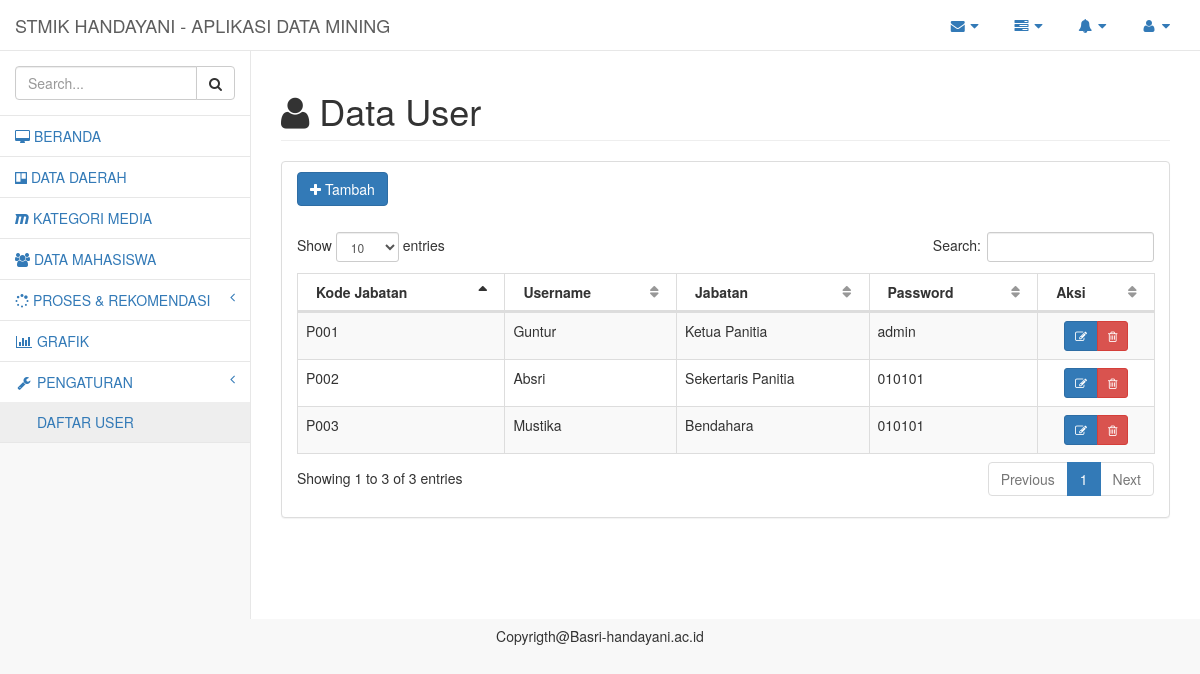
/admin/pages/daftar.php, run on the app's committed database.
### tables this page shows
CREATE TABLE `tb_user` (
  `id` varchar(5) NOT NULL,
  `username` varchar(30) DEFAULT NULL,
  `jabatan` varchar(30) DEFAULT NULL,
  `password` varchar(15) DEFAULT NULL
);

### admin/pages/daftar.php (the view, shortened to what this page needs)
<?php
include"Koneksi.php";
?>
<!DOCTYPE html>
<html lang="en">
<head>
    <link href="../vendor/bootstrap/css/bootstrap.min.css" rel="stylesheet">
    <link href="../vendor/metisMenu/metisMenu.min.css" rel="stylesheet">
    <link href="../vendor/datatables-plugins/dataTables.bootstrap.css" rel="stylesheet">
    <link href="../vendor/datatables-responsive/dataTables.responsive.css" rel="stylesheet">
    <link href="../dist/css/sb-admin-2.css" rel="stylesheet">
    <link href="../vendor/font-awesome/css/font-awesome.min.css" rel="stylesheet" type="text/css">
    </head>
    <body>
        <div id="wrapper">
            <nav class="navbar navbar-default navbar-static-top" role="navigation" style="margin-bottom: 0">
                <div class="navbar-header">
                    <a class="navbar-brand" href="#">STMIK HANDAYANI - APLIKASI DATA MINING</a>
                </div>
                <ul class="nav navbar-top-links navbar-right">
                    <li class="dropdown">
                        <a class="dropdown-toggle" data-toggle="dropdown" href="#">
                            <i class="fa fa-envelope fa-fw"></i> <i class="fa fa-caret-down"></i>
                        </a>
                    </li>
                    <li class="dropdown">
                        <a class="dropdown-toggle" data-toggle="dropdown" href="#">
                            <i class="fa fa-tasks fa-fw"></i> <i class="fa fa-caret-down"></i>
                        </a>
                    </li>
                    <li class="dropdown">
                        <a class="dropdown-toggle" data-toggle="dropdown" href="#">
                            <i class="fa fa-bell fa-fw"></i> <i class="fa fa-caret-down"></i>
                        </a>
                    </li>
                    <li class="dropdown">
                        <a class="dropdown-toggle" data-toggle="dropdown" href="#">
                            <i class="fa fa-user fa-fw"></i> <i class="fa fa-caret-down"></i>
                        </a>
                    </li>
                </ul>
                <div class="navbar-default sidebar" role="navigation">
                    <div class="sidebar-nav navbar-collapse">
                        <ul class="nav" id="side-menu">
                            <li class="sidebar-search">
                                <div class="input-group custom-search-form">
                                    <input type="text" class="form-control" placeholder="Search...">
                                    <span class="input-group-btn">
                                        <button class="btn btn-default" type="button">
                                            <i class="fa fa-search"></i>
                                        </button>
                                    </span>
                                </div>
                                <li>
                                    <a href="index.php"><i class="fa fa-desktop" ></i> BERANDA </a>
                                </li>
                                <li>
                                    <a href="data_daerah.php"><i class="fa fa-trello" ></i> DATA DAERAH</a>
                                </li>
                                <li>
                                    <a href="kategori_media.php"><i class="fa fa-maxcdn" ></i> KATEGORI MEDIA</a>
                                </li>
                                <li>
                                    <a href="home.php"><i class="fa fa-group" ></i> DATA MAHASISWA</a>
                                </li>
                                    <li>
                                        <a href="#"><i class="fa fa-spinner" > </i>&nbsp;PROSES & REKOMENDASI<span class="fa arrow"></span></a>
                                    </li>
                                    <li>
                                        <a href="grafik.php"><i class="fa fa-bar-chart-o fa-fw"> </i> GRAFIK</a>
                                    </li>
                                    <li>
                                       <a href="#"><i class="fa fa-wrench fa-fw"> </i> PENGATURAN<span class="fa arrow"></span></a>
                                       <ul class="nav nav-second-level">
                                        <li>
                                            <a href="daftar.php">DAFTAR USER</a>
                                        </li>
                                    </ul>
                                </li>
                            </ul>
                        </div>
                    </div>
                </nav>
                <div id="page-wrapper">
                    <div class="row">
                        <div class="col-lg-12">
                            <h1 class="page-header" ><i class="fa fa-user"></i>&nbsp;Data User</h1>
                        </div>
                    </div>
                    <div class="row">
                        <div class="col-lg-12">
                            <div class="panel panel-default">
                                <form method="post" enctype="multipart/form-data">
                                    <div class="panel-heading">
                                        <a type="button" class="btn btn-primary" href="#" data-toggle="modal" data-target="#myModal"><i class="fa fa-plus"></i>&nbsp;Tambah</a>
                            </div>
                        </div>
                        <tbody>
                         <div class="panel-body">
                            <table class="table table-striped table-bordered table-hover" id="dataTables-example">
                                <thead>
                                    <tr>
                                        <th class="center">Kode Jabatan</th>
                                        <th class="center">Username</th>
                                        <th class="center">Jabatan</th>
                                        <th class="center">Password</th>
                                        <th class="center">Aksi</th>
                                    </tr>
                                </thead>
                                <?php
                                $query= $konek-> query('SELECT * FROM tb_user');
                                while ($data= mysqli_fetch_array($query)) {
                                   ?>
                                   <tr>
                                       <td><?php echo $data['id']; ?></td>
                                       <td><?php echo $data['username']; ?></td>
                                       <td><?php echo $data['jabatan']; ?></td>
                                       <td><?php echo $data['password']; ?></td>
                                       <td width="100" align="center">
                                           <div class="btn-group btn-group-sm">
                                            <button type="button" class="btn btn-primary btn-edit"
                                            data-id="<?php echo $data['id']; ?>"
                                            data-username="<?php echo $data['username']; ?>"
                                            data-jabatan="<?php echo $data['jabatan']; ?>"
                                            data-password="<?php echo $data['password'] ?>"
                                            ><i class="fa fa-pencil-square-o"></i></button>
                                            <a class="btn btn-danger" href="deleteu.php ?id=<?php echo $data['id']; ?>"><i class="fa fa-trash-o"></i></a>
                                        </div>
                                    </td>
                                </tr>
                                <?php } ?>
                            </tbody>
                    </div>
                </div>
            </div>
        </div>
</body>
</html>
<h5 align="center">Copyrigth@Basri-handayani.ac.id</h5>

### data on the page
tb_user: id "P001", username "Guntur", jabatan "Ketua Panitia", password "admin"
tb_user: id "P002", username "Absri", jabatan "Sekertaris Panitia", password "010101"
tb_user: id "P003", username "Mustika", jabatan "Bendahara", password "010101"
